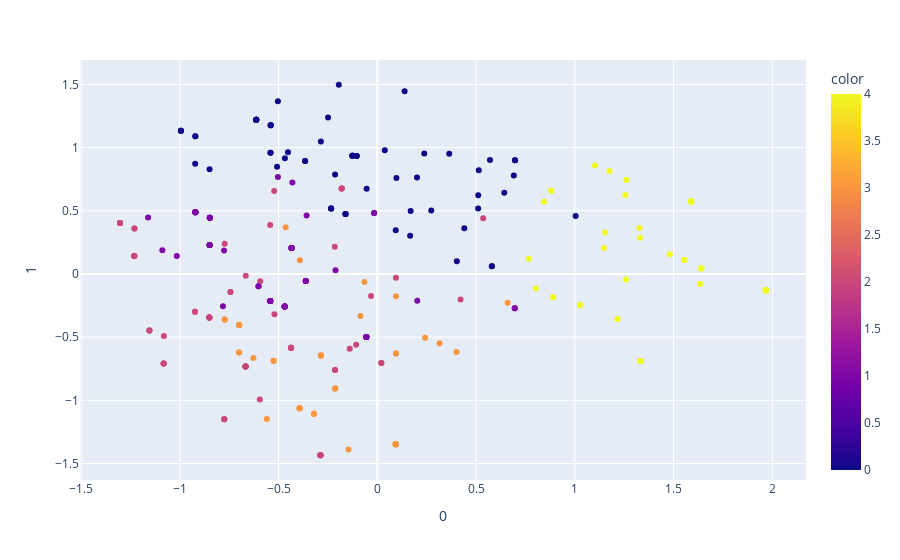

The code cell stored with this chart in its notebook:
### Code cell
# 2D Scatter Plot
X = model_data

pca_nbhoods = PCA(n_components=2)
components = pca_nbhoods.fit_transform(X)
fig = px.scatter(components, x=0, y=1, color=y_km)
fig.show()

### Figure 1 — Plotly figure (JSON) as saved in the notebook; plotly's stock layout.template omitted (floating-point values rounded to 4 significant figures; data arrays with more than 128 entries replaced by an {"elided": "..."} marker saying what was removed)
{"data": [{"hovertemplate": "0=%{x}<br>1=%{y}<br>color=%{marker.color}<extra></extra>", "legendgroup": "", "marker": {"color": {"elided": "306 int values"}, "coloraxis": "coloraxis", "symbol": "circle"}, "mode": "markers", "name": "", "orientation": "v", "showlegend": false, "type": "scatter", "x": {"elided": "306 float values"}, "xaxis": "x", "y": {"elided": "306 float values"}, "yaxis": "y"}], "layout": {"autosize": true, "coloraxis": {"colorbar": {"title": {"text": "color"}}, "colorscale": [[0, "#0d0887"], [0.1111, "#46039f"], [0.2222, "#7201a8"], [0.3333, "#9c179e"], [0.4444, "#bd3786"], [0.5556, "#d8576b"], [0.6667, "#ed7953"], [0.7778, "#fb9f3a"], [0.8889, "#fdca26"], [1, "#f0f921"]]}, "legend": {"tracegroupgap": 0}, "margin": {"t": 60}, "xaxis": {"anchor": "y", "autorange": true, "domain": [0, 1], "range": [-1.506, 2.171], "title": {"text": "0"}, "type": "linear"}, "yaxis": {"anchor": "x", "autorange": true, "domain": [0, 1], "range": [-1.662, 1.725], "title": {"text": "1"}, "type": "linear"}}}
